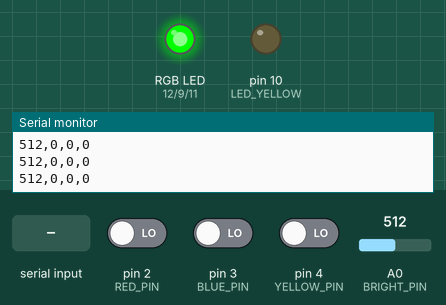
This sketch was run on a simulated Arduino Uno, built with avr-gcc and run on an emulated ATmega328P. On the bench: an RGB LED mixed from three pins (HIGH = lit), output pins drawn as LEDs (lit = HIGH), the last lines printed to the serial monitor. The test bench sets the inputs (shaded band); at power-on: A0 (BRIGHT_PIN) = 512, pin 2 (RED_PIN) LOW, pin 3 (BLUE_PIN) LOW, pin 4 (YELLOW_PIN) LOW.

Above: at 1.2 s.
1.3 s: A0 (BRIGHT_PIN) set to 0
At 2.5 s:
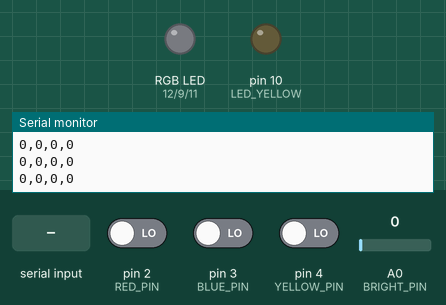
2.8 s: pin 2 (RED_PIN) driven HIGH
At 3.7 s:
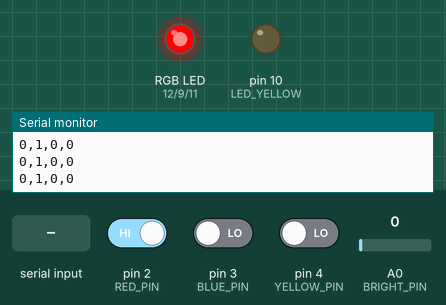
5.8 s: pin 3 (BLUE_PIN) driven HIGH
At 7.1 s:
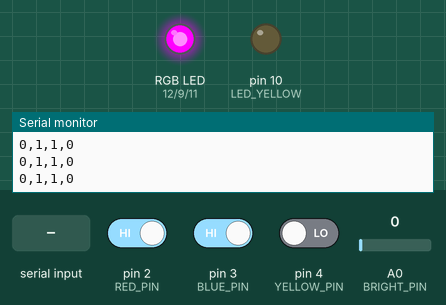
8.8 s: pin 4 (YELLOW_PIN) driven HIGH
At 10.2 s:
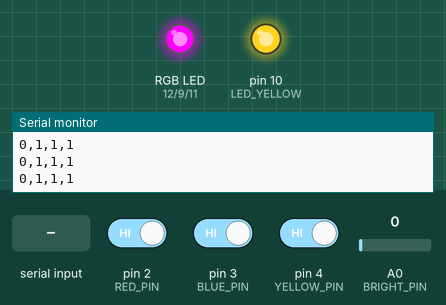
11.8 s: "on\n" received over Serial
At 12.33 s:
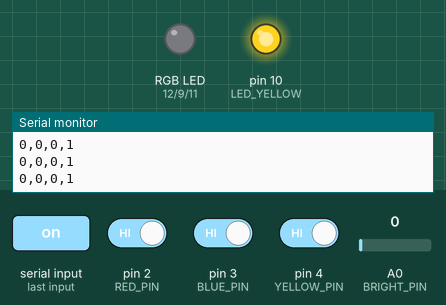
14.8 s: A0 (BRIGHT_PIN) set to 24
17.8 s: A0 (BRIGHT_PIN) set to 28
At 19.29 s:
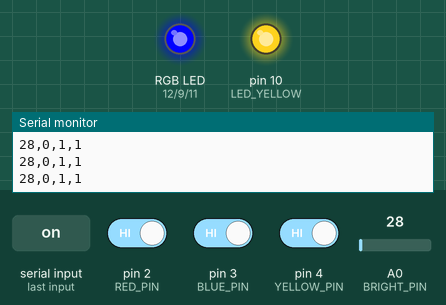
Timing chart, 0 to 21.8 s (numbered marks = the images above; inputs shaded):
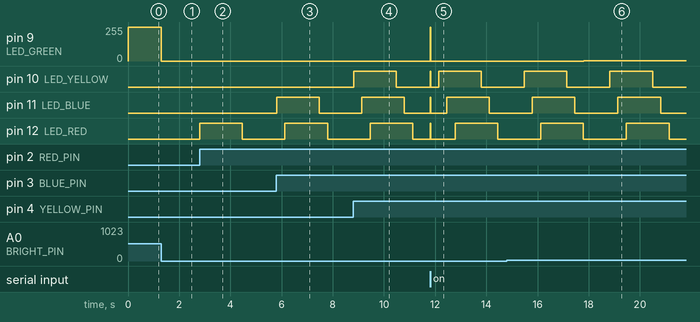

Measured:
- the behaviour switches between 25 and 26 on A0 (BRIGHT_PIN) (found by bisection; images 5 and 6)
- after the input at 1.3 s, pin 9 (LED_GREEN): 255/255 → 0/255 at once
- after the input at 2.8 s, pin 12 (LED_RED): LOW → HIGH at once, → LOW 1.7 s later
- after the input at 5.8 s, pin 11 (LED_BLUE): LOW → HIGH at once, → LOW 1.7 s later
- after the input at 8.8 s, pin 10 (LED_YELLOW): LOW → HIGH at once, → LOW 1.7 s later
- after the input at 11.8 s, pin 9 (LED_GREEN): 0/255 → 255/255 at once, → 0/255 0.02 s later
- after the input at 17.8 s, pin 9 (LED_GREEN): 0/255 → 1/255 at once

The sketch:

FinalProjectArduino.ino
```cpp
const int BRIGHT_PIN = A0;
const int RED_PIN = 2; //WASanalogA1
const int BLUE_PIN = 3; //WAS sw
const int YELLOW_PIN = 4;

const int NUM_READINGS = 10;

const int LED_RED = 12;
const int LED_BLUE = 11;
const int LED_GREEN = 9;
const int LED_YELLOW = 10;

bool blueGoing = true;
bool redGoing = true;
bool yellowGoing = true;

int blueTime = 0;
int redTime = 0;
int yellowTime = 0;

int blueOn = 0;
int redOn = 0;
int yellowOn = 0;
// struct AxisReadings {
//   int readIndex;
//   int readings[NUM_READINGS];
//   float total = 0;
//   int average = 0;
//   int zeroed;

// } xAxisReadings, yAxisReadings;

// bool zeroing = false;
// bool ready = false;

void setup() {
  // put your setup code here, to run once:
  Serial.begin(9600);
  pinMode(LED_RED, OUTPUT);
  pinMode(LED_BLUE, OUTPUT);
  pinMode(LED_YELLOW, OUTPUT);
  pinMode(LED_GREEN, OUTPUT);

  pinMode(BLUE_PIN, INPUT);//_PULLUP?
  pinMode(RED_PIN, INPUT);
  pinMode(YELLOW_PIN, INPUT);

  // for (int i = 0; i < NUM_READINGS; i++) {
  //   xAxisReadings.readings[i] = yAxisReadings.readings[i] = 0;
  // }
}

void loop() {


  // put your main code here, to run repeatedly:
  int brightValue = analogRead(BRIGHT_PIN); //not or not??? //!digitalRead(BLUE_PIN); make = 1 when pressed
  int blueValue = digitalRead(BLUE_PIN);
  int redValue = digitalRead(RED_PIN);
  int yellowValue = digitalRead(YELLOW_PIN);
  if(blueValue != 0 && blueGoing == true){
    blueOn = toggleNum(blueOn);
    blueGoing = false;
  }
  if(blueGoing == false){
    blueTime++;
  }
  if (blueTime > 100){ //figureout this timing!!!!!!!!!!!!!!!!!!!!!!!!!!!!
    blueGoing = true;
    blueTime = 0;
  }

  if(redValue != 0 && redGoing == true){
    redOn = toggleNum(redOn);
    redGoing = false;
  }
  if(redGoing == false){
    redTime++;
  }
  if (redTime > 100){ //figureout this timing!!!!!!!!!!!!!!!!!!!!!!!!!!!!
    redGoing = true;
    redTime = 0;
  }

  if(yellowValue != 0 && yellowGoing == true){
    yellowOn = toggleNum(yellowOn);
    yellowGoing = false;
  }
  if(yellowGoing == false){
    yellowTime++;
  }
  if (yellowTime > 100){ //figureout this timing!!!!!!!!!!!!!!!!!!!!!!!!!!!!
    yellowGoing = true;
    yellowTime = 0;
  }


  // if (zeroing) {
  //   xAxisReadings.zeroed = xAxisReadings.average;
  //   yAxisReadings.zeroed = yAxisReadings.average;
  //   zeroing = false;
  //   ready = true;
  // }
  int toAn;
  if(brightValue != 0 && brightValue < 512){
    toAn = map(brightValue, 0, 511, 0, 20);
  }else {
    toAn = brightValue;
  }
  analogWrite(LED_GREEN, toAn);/////////////////////////////////////////

  if(redOn == 1){
    digitalWrite(LED_RED, HIGH);
  } else {
    digitalWrite(LED_RED, LOW);
  }
  if(blueOn == 1){
    digitalWrite(LED_BLUE, HIGH);
  } else {
    digitalWrite(LED_BLUE, LOW);
  }
  if(yellowOn == 1){
    digitalWrite(LED_YELLOW, HIGH);
  } else {
    digitalWrite(LED_YELLOW, LOW);
  }


 // if (ready) {
    Serial.print(brightValue);
    Serial.print(",");
    Serial.print(redOn);
    Serial.print(",");
    Serial.print(blueOn);
    Serial.print(",");
    Serial.println(yellowOn);
 // }


  if(Serial.available() > 0) {
    String msg = Serial.readStringUntil('\n');
    if (msg == "on") {
        digitalWrite(LED_BLUE, HIGH);
        digitalWrite(LED_RED, HIGH);
        digitalWrite(LED_YELLOW, HIGH);
        digitalWrite(LED_GREEN, HIGH);
    }
  }


  delay(16);
}
int toggleNum(int ret){
  if(ret == 1){
    ret = 0;
  } else {
    ret = 1;
  }
  return ret;
}
// void smoothAxis(AxisReadings *readings, int newValue) {
//   int index = readings->readIndex;
//   readings->total = readings->total - readings->readings[index];
//   readings->readings[index] = newValue;
//   readings->total += newValue;
//   readings->readIndex = readings->readIndex + 1;

//   if (readings->readIndex >= NUM_READINGS)
//     readings->readIndex = 0;

//   readings->average = round(readings->total / NUM_READINGS);
// }
```
